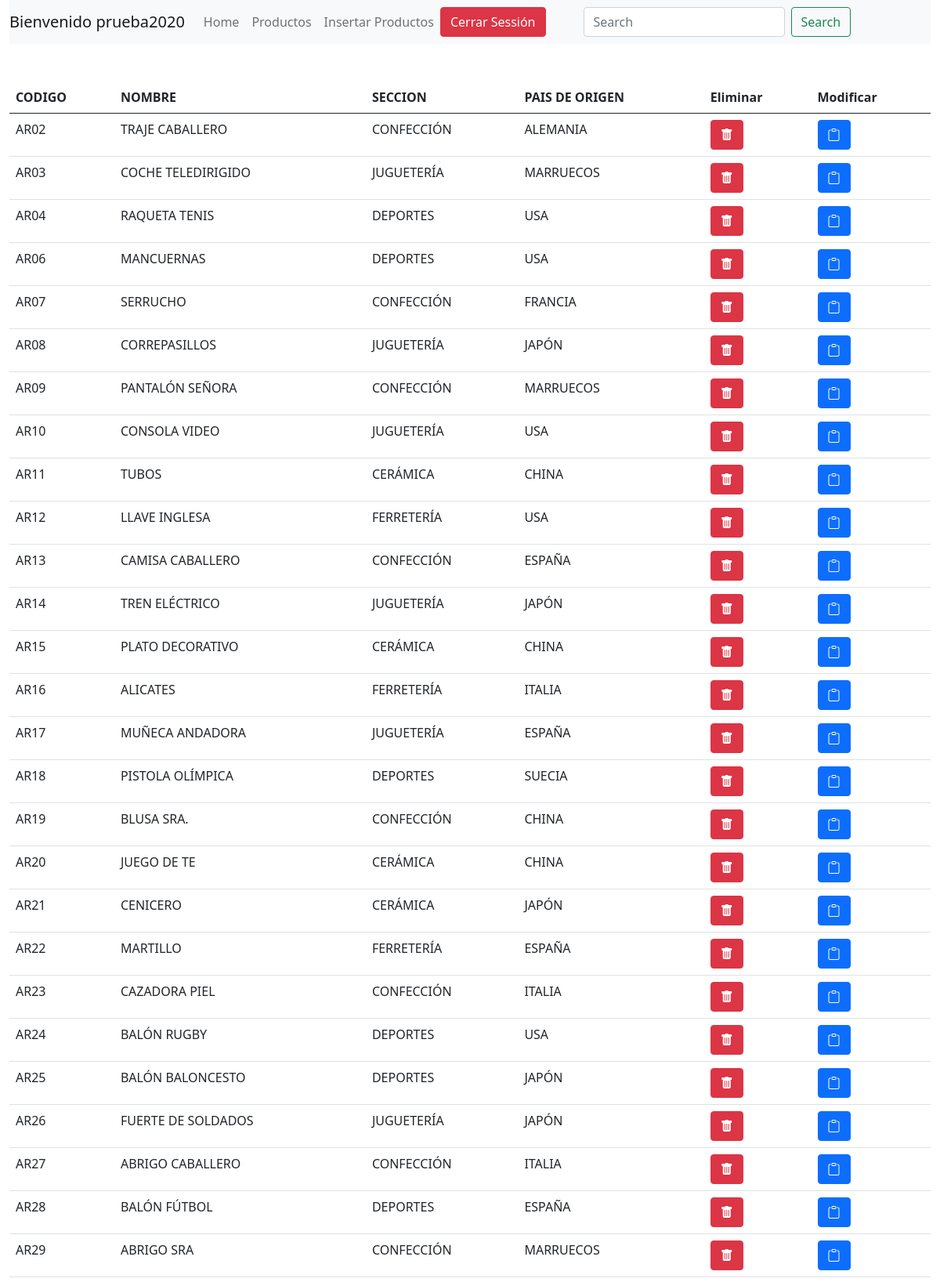
Screenshot of /busqueda.php (signed in, upper part) with the database file from the repository.
### tables this page shows
CREATE TABLE `productos` (
  `CÓDIGOARTÍCULO` varchar(4) NOT NULL,
  `SECCIÓN` varchar(10) DEFAULT NULL,
  `NOMBREARTÍCULO` varchar(19) DEFAULT NULL,
  `PRECIO` varchar(10) DEFAULT NULL,
  `FECHA` varchar(10) DEFAULT NULL,
  `IMPORTADO` varchar(9) DEFAULT NULL,
  `PAÍSDEORIGEN` varchar(9) DEFAULT NULL,
  `FOTO` varchar(100) DEFAULT NULL
);

### busqueda.php (the view, shortened to what this page needs)
<!DOCTYPE html>
<html lang="en">
<head>
    <link href="https://cdn.jsdelivr.net/npm/bootstrap@5.0.0-beta2/dist/css/bootstrap.min.css" rel="stylesheet">
    <link rel="stylesheet" href="https://cdn.jsdelivr.net/npm/bootstrap-icons@1.4.0/font/bootstrap-icons.css">
</head>
<body>
    <?php
    require 'DB/config.php';
    ?>
    <div class="container-fluid">
        <div class="row">
            <header>
                <?php
                include_once 'layouts/header.php';
                ?>
            </header>
        </div>
        <div class="row">
            <div class="col">
                <div class="row">
                    <div class="col-md-12 mt-5">
                        <table class="table">
                            <thead>
                                <tr>
                                    <th scope="col">CODIGO</th>
                                    <th scope="col">NOMBRE</th>
                                    <th scope="col">SECCION</th>
                                    <th scope="col">PAIS DE ORIGEN</th>
                                    <th scope="col">Eliminar</th>
                                    <th scope="col">Modificar</th>
                                </tr>
                            </thead>
                            <tbody>
                                <?php
                                $buscar = $_GET['buscar'];
                                $sql = "SELECT * FROM productos WHERE NOMBREARTÍCULO LIKE :buscar";
                                $result = $db->prepare($sql);
                                $result->bindValue(':buscar', "%{$buscar}%", PDO::PARAM_STR);
                                $result->execute();
                                while ($row = $result->fetch()):
                                ?>
                                    <tr>
                                        <td><?php echo $row['CÓDIGOARTÍCULO']; ?></td>
                                        <td><?php echo $row['NOMBREARTÍCULO']; ?></td>
                                        <td><?php echo $row['SECCIÓN']; ?></td>
                                        <td><?php echo $row['PAÍSDEORIGEN']; ?></td>
                                        <td><a class="btn btn-danger" href="eliminarProducto.php?id=<?php echo $row['CÓDIGOARTÍCULO']; ?>"><i class="bi bi-trash-fill"></i></a></td>
                                        <td><a class="btn btn-primary" href="actualizarProducto.php?id=<?php echo $row['CÓDIGOARTÍCULO']; ?>"><i class="bi bi-clipboard"></i></a></td>
                                    </tr>
                                <?php endwhile; ?>
                            </tbody>
                        </table>
                    </div>
                </div>
            </div>
        </div>
    </div>
</body>
</html>

### rows the page displays
productos: CÓDIGOARTÍCULO "AR02", NOMBREARTÍCULO "TRAJE CABALLERO", SECCIÓN "CONFECCIÓN", PAÍSDEORIGEN "ALEMANIA"
productos: CÓDIGOARTÍCULO "AR03", NOMBREARTÍCULO "COCHE TELEDIRIGIDO", SECCIÓN "JUGUETERÍA", PAÍSDEORIGEN "MARRUECOS"
productos: CÓDIGOARTÍCULO "AR04", NOMBREARTÍCULO "RAQUETA TENIS", SECCIÓN "DEPORTES", PAÍSDEORIGEN "USA"
productos: CÓDIGOARTÍCULO "AR06", NOMBREARTÍCULO "MANCUERNAS", SECCIÓN "DEPORTES", PAÍSDEORIGEN "USA"
productos: CÓDIGOARTÍCULO "AR07", NOMBREARTÍCULO "SERRUCHO", SECCIÓN "CONFECCIÓN", PAÍSDEORIGEN "FRANCIA"
productos: CÓDIGOARTÍCULO "AR08", NOMBREARTÍCULO "CORREPASILLOS", SECCIÓN "JUGUETERÍA", PAÍSDEORIGEN "JAPÓN"
productos: CÓDIGOARTÍCULO "AR09", NOMBREARTÍCULO "PANTALÓN SEÑORA", SECCIÓN "CONFECCIÓN", PAÍSDEORIGEN "MARRUECOS"
productos: CÓDIGOARTÍCULO "AR10", NOMBREARTÍCULO "CONSOLA VIDEO", SECCIÓN "JUGUETERÍA", PAÍSDEORIGEN "USA"
productos: CÓDIGOARTÍCULO "AR11", NOMBREARTÍCULO "TUBOS", SECCIÓN "CERÁMICA", PAÍSDEORIGEN "CHINA"
productos: CÓDIGOARTÍCULO "AR12", NOMBREARTÍCULO "LLAVE INGLESA", SECCIÓN "FERRETERÍA", PAÍSDEORIGEN "USA"
productos: CÓDIGOARTÍCULO "AR13", NOMBREARTÍCULO "CAMISA CABALLERO", SECCIÓN "CONFECCIÓN", PAÍSDEORIGEN "ESPAÑA"
productos: CÓDIGOARTÍCULO "AR14", NOMBREARTÍCULO "TREN ELÉCTRICO", SECCIÓN "JUGUETERÍA", PAÍSDEORIGEN "JAPÓN"
productos: CÓDIGOARTÍCULO "AR15", NOMBREARTÍCULO "PLATO DECORATIVO", SECCIÓN "CERÁMICA", PAÍSDEORIGEN "CHINA"
productos: CÓDIGOARTÍCULO "AR16", NOMBREARTÍCULO "ALICATES", SECCIÓN "FERRETERÍA", PAÍSDEORIGEN "ITALIA"
productos: CÓDIGOARTÍCULO "AR17", NOMBREARTÍCULO "MUÑECA ANDADORA", SECCIÓN "JUGUETERÍA", PAÍSDEORIGEN "ESPAÑA"
productos: CÓDIGOARTÍCULO "AR18", NOMBREARTÍCULO "PISTOLA OLÍMPICA", SECCIÓN "DEPORTES", PAÍSDEORIGEN "SUECIA"
productos: CÓDIGOARTÍCULO "AR19", NOMBREARTÍCULO "BLUSA SRA.", SECCIÓN "CONFECCIÓN", PAÍSDEORIGEN "CHINA"
productos: CÓDIGOARTÍCULO "AR20", NOMBREARTÍCULO "JUEGO DE TE", SECCIÓN "CERÁMICA", PAÍSDEORIGEN "CHINA"
productos: CÓDIGOARTÍCULO "AR21", NOMBREARTÍCULO "CENICERO", SECCIÓN "CERÁMICA", PAÍSDEORIGEN "JAPÓN"
productos: CÓDIGOARTÍCULO "AR22", NOMBREARTÍCULO "MARTILLO", SECCIÓN "FERRETERÍA", PAÍSDEORIGEN "ESPAÑA"
productos: CÓDIGOARTÍCULO "AR23", NOMBREARTÍCULO "CAZADORA PIEL", SECCIÓN "CONFECCIÓN", PAÍSDEORIGEN "ITALIA"
productos: CÓDIGOARTÍCULO "AR24", NOMBREARTÍCULO "BALÓN RUGBY", SECCIÓN "DEPORTES", PAÍSDEORIGEN "USA"
productos: CÓDIGOARTÍCULO "AR25", NOMBREARTÍCULO "BALÓN BALONCESTO", SECCIÓN "DEPORTES", PAÍSDEORIGEN "JAPÓN"
productos: CÓDIGOARTÍCULO "AR26", NOMBREARTÍCULO "FUERTE DE SOLDADOS", SECCIÓN "JUGUETERÍA", PAÍSDEORIGEN "JAPÓN"
productos: CÓDIGOARTÍCULO "AR27", NOMBREARTÍCULO "ABRIGO CABALLERO", SECCIÓN "CONFECCIÓN", PAÍSDEORIGEN "ITALIA"
productos: CÓDIGOARTÍCULO "AR28", NOMBREARTÍCULO "BALÓN FÚTBOL", SECCIÓN "DEPORTES", PAÍSDEORIGEN "ESPAÑA"
productos: CÓDIGOARTÍCULO "AR29", NOMBREARTÍCULO "ABRIGO SRA", SECCIÓN "CONFECCIÓN", PAÍSDEORIGEN "MARRUECOS"

### other values shown
$_SESSION['usuario'] "prueba2020"
